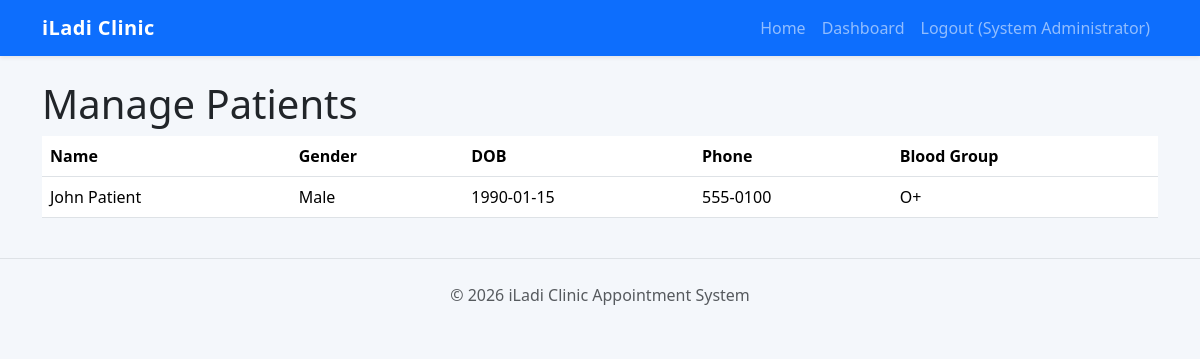
Screenshot of /admin/patients.php (signed in) with the database file from the repository.
### tables this page shows
CREATE TABLE patients (
  id INT AUTO_INCREMENT PRIMARY KEY,
  user_id INT NULL,
  fullname VARCHAR(160) NOT NULL,
  gender VARCHAR(30) NOT NULL,
  dob DATE NOT NULL,
  phone VARCHAR(50) NOT NULL,
  address TEXT NOT NULL,
  blood_group VARCHAR(10),
  FOREIGN KEY (user_id) REFERENCES users(id) ON DELETE SET NULL
);

### config/database.php (called while the page is built, shortened)
<?php
final class Database
{
    public static function connection(): PDO
    {
        $dsn = sprintf('mysql:host=%s;dbname=%s;charset=%s', self::HOST, self::DB, self::CHARSET);
        $pdo = new PDO($dsn, self::USER, self::PASS, [
            PDO::ATTR_ERRMODE => PDO::ERRMODE_EXCEPTION,
            PDO::ATTR_DEFAULT_FETCH_MODE => PDO::FETCH_ASSOC,
            PDO::ATTR_EMULATE_PREPARES => false,
        ]);
        return $pdo;
    }
}

### includes/helpers.php (called while the page is built, shortened)
<?php
function e(?string $value): string
{
    return htmlspecialchars($value ?? '', ENT_QUOTES, 'UTF-8');
}

### admin/patients.php (the view)
<?php $pageTitle='Manage Patients'; include __DIR__.'/../includes/header.php'; require_login('administrator'); $rows=Database::connection()->query('SELECT * FROM patients ORDER BY fullname')->fetchAll(); ?>
<h1>Manage Patients</h1><table class="table"><tr><th>Name</th><th>Gender</th><th>DOB</th><th>Phone</th><th>Blood Group</th></tr><?php foreach($rows as $r): ?><tr><td><?= e($r['fullname']) ?></td><td><?= e($r['gender']) ?></td><td><?= e($r['dob']) ?></td><td><?= e($r['phone']) ?></td><td><?= e($r['blood_group']) ?></td></tr><?php endforeach; ?></table><?php include __DIR__.'/../includes/footer.php'; ?>

### assets/css/app.css (style rules this page uses)
:root { --clinic-primary:#0d6efd;--clinic-accent:#20c997 }
body { background:#f4f7fb }

### rows the page displays
patients: fullname "John Patient", gender "Male", dob "1990-01-15", phone "555-0100", blood_group "O+"

### other values shown
$user['name'] "System Administrator"
